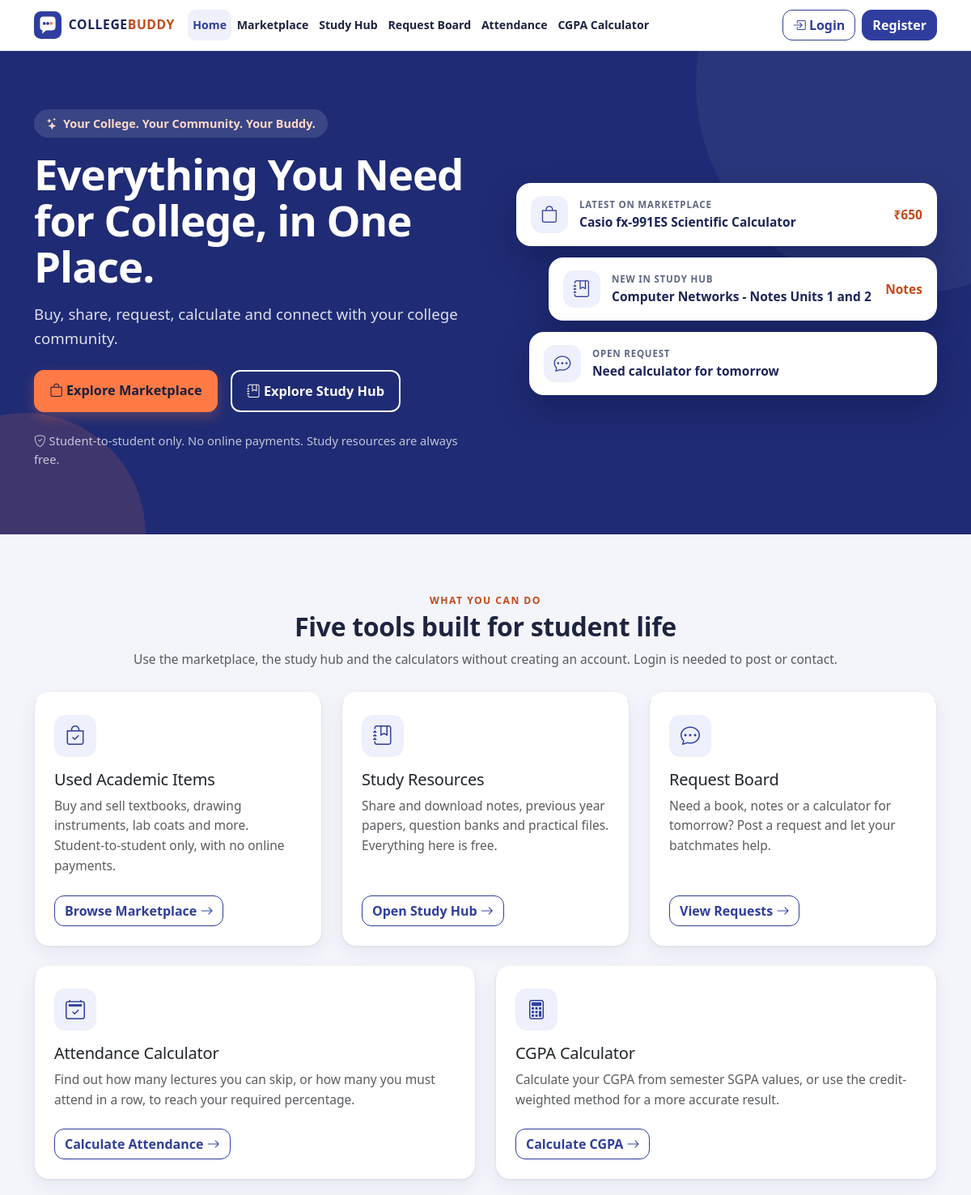
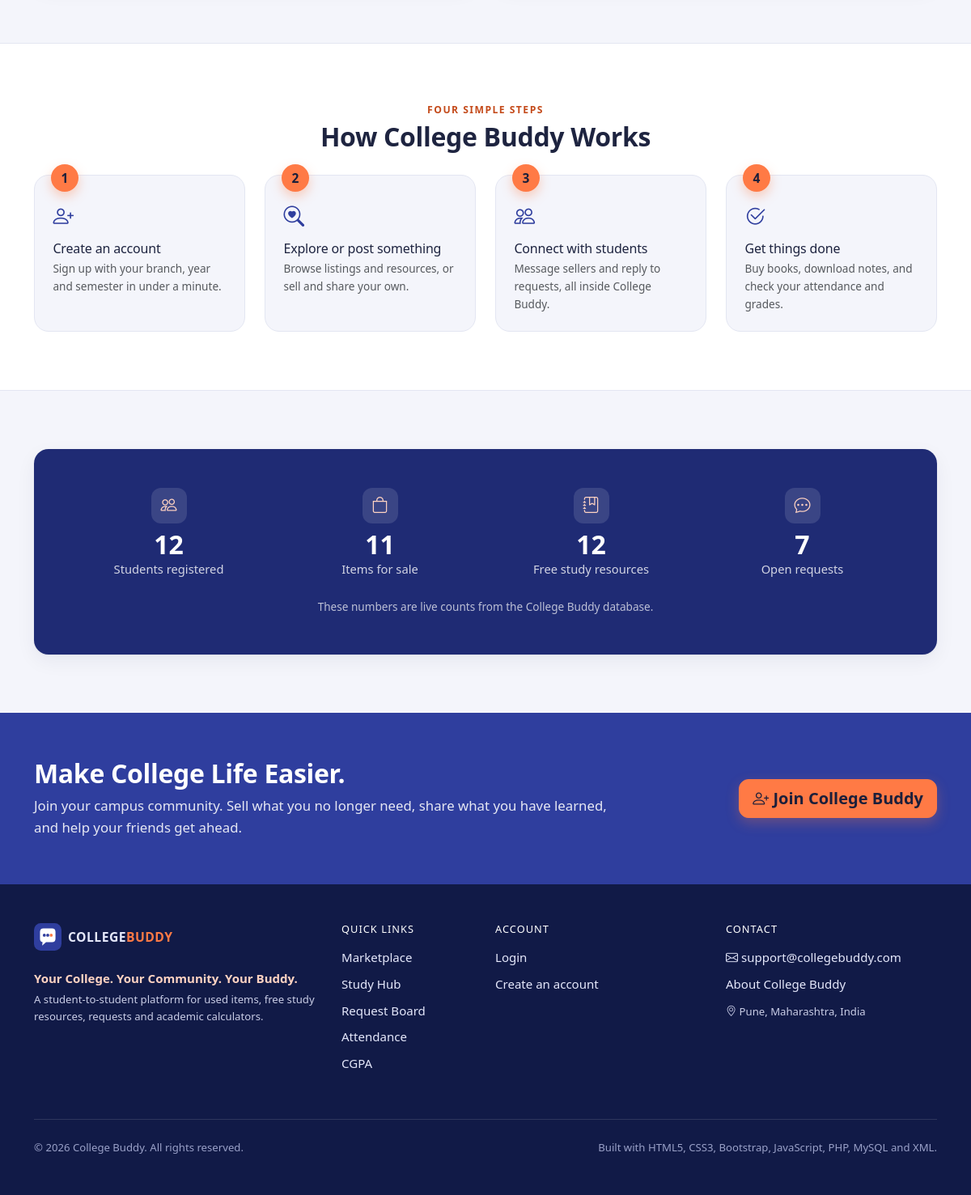
The page / on the database its author committed (2 pictures, top to bottom).
### tables this page shows
CREATE TABLE listings (
    id              INT UNSIGNED NOT NULL AUTO_INCREMENT,
    user_id         INT UNSIGNED NOT NULL,                      
    title           VARCHAR(150) NOT NULL,
    category        VARCHAR(60)  NOT NULL,
    description     TEXT NOT NULL,
    price           DECIMAL(10, 2) NOT NULL DEFAULT 0.00,
    item_condition  ENUM('New', 'Like New', 'Good', 'Used') NOT NULL DEFAULT 'Good',
    location        VARCHAR(120) NOT NULL,
    image           VARCHAR(255) NULL DEFAULT NULL,             
    status          ENUM('Available', 'Sold') NOT NULL DEFAULT 'Available',
    created_at      TIMESTAMP NOT NULL DEFAULT CURRENT_TIMESTAMP,
    PRIMARY KEY (id),
    KEY idx_listings_user (user_id),
    KEY idx_listings_category (category),
    KEY idx_listings_status_created (status, created_at),
    CONSTRAINT fk_listings_user FOREIGN KEY (user_id) REFERENCES users (id) ON DELETE CASCADE
);

CREATE TABLE resources (
    id              INT UNSIGNED NOT NULL AUTO_INCREMENT,
    user_id         INT UNSIGNED NOT NULL,                      
    title           VARCHAR(150) NOT NULL,
    description     TEXT NULL,
    subject         VARCHAR(100) NOT NULL,
    branch          VARCHAR(50)  NOT NULL,
    year            TINYINT UNSIGNED NOT NULL,
    semester        TINYINT UNSIGNED NOT NULL,
    resource_type   VARCHAR(40)  NOT NULL,
    file_name       VARCHAR(255) NOT NULL,                      
    stored_name     VARCHAR(255) NOT NULL,                      
    file_size       INT UNSIGNED NOT NULL DEFAULT 0,            
    file_ext        VARCHAR(10)  NOT NULL,
    download_count  INT UNSIGNED NOT NULL DEFAULT 0,
    created_at      TIMESTAMP NOT NULL DEFAULT CURRENT_TIMESTAMP,
    PRIMARY KEY (id),
    UNIQUE KEY uq_resources_stored (stored_name),
    KEY idx_resources_filter (branch, year, semester),
    KEY idx_resources_subject (subject),
    KEY idx_resources_type (resource_type),
    KEY idx_resources_user (user_id),
    CONSTRAINT fk_resources_user FOREIGN KEY (user_id) REFERENCES users (id) ON DELETE CASCADE
);

CREATE TABLE requests (
    id          INT UNSIGNED NOT NULL AUTO_INCREMENT,
    user_id     INT UNSIGNED NOT NULL,                          
    title       VARCHAR(150) NOT NULL,
    description TEXT NOT NULL,
    category    VARCHAR(60)  NOT NULL,
    status      ENUM('Open', 'Closed') NOT NULL DEFAULT 'Open',
    created_at  TIMESTAMP NOT NULL DEFAULT CURRENT_TIMESTAMP,
    PRIMARY KEY (id),
    KEY idx_requests_status_created (status, created_at),
    KEY idx_requests_user (user_id),
    CONSTRAINT fk_requests_user FOREIGN KEY (user_id) REFERENCES users (id) ON DELETE CASCADE
);

### includes/functions.php (called while the page is built, shortened)
<?php
function project_root(): string
{
    return dirname(__DIR__);
}
function base_url(): string
{
    static $base = null;
    if ($base !== null) {
        return $base;
    }
    $base = '';
    $docRoot = isset($_SERVER['DOCUMENT_ROOT']) ? realpath($_SERVER['DOCUMENT_ROOT']) : false;
    $project = realpath(project_root());
    if ($docRoot !== false && $project !== false) {
        $docRoot = rtrim(str_replace('\\', '/', $docRoot), '/');
        $project = str_replace('\\', '/', $project);
        if (stripos($project, $docRoot) === 0) {
            $base = rtrim(substr($project, strlen($docRoot)), '/');
        }
    }
    return $base;
}
function url(string $path = ''): string
{
    return base_url() . '/' . ltrim($path, '/');
}
function href(string $path = ''): string
{
    return e(url($path));
}
function e($value): string
{
    return htmlspecialchars((string) ($value ?? ''), ENT_QUOTES, 'UTF-8');
}
function format_price($amount): string
{
    $amount = (float) $amount;
    return '₹' . (floor($amount) == $amount ? number_format($amount, 0) : number_format($amount, 2));
}

### includes/db.php (called while the page is built, shortened)
<?php
function db(): mysqli
{
    static $conn = null;
    if ($conn === null) {
        $conn = new mysqli(DB_HOST, DB_USER, DB_PASS, DB_NAME);
        $conn->set_charset('utf8mb4');
        $conn->query("SET time_zone = '+05:30'");
    }
    return $conn;
}
function db_select(string $sql, string $types = '', array $params = []): array
{
    $stmt = db()->prepare($sql);
    $stmt->execute();
    $rows = $stmt->get_result()->fetch_all(MYSQLI_ASSOC);
    return $rows;
}
function db_select_one(string $sql, string $types = '', array $params = []): ?array
{
    $rows = db_select($sql, $types, $params);
    return $rows[0] ?? null;
}

### includes/auth.php (called while the page is built, shortened)
<?php
require_once __DIR__ . '/db.php';
require_once __DIR__ . '/functions.php';
function current_user(): ?array
{
    static $cached = false;
    if ($cached !== false) {
        return $cached;
    }
    $id = (int) ($_SESSION['user_id'] ?? 0);
    if ($id <= 0) {
        return $cached = null;
    }
    $row = db_select_one(
        'SELECT id, full_name, email, branch, year, semester, role, created_at FROM users WHERE id = ?',
        'i',
        [$id]
    );
    return $cached = $row;
}

### index.php (the view, shortened to what this page needs)
<?php
require_once __DIR__ . '/includes/auth.php';
$stats = db_select_one(
    "SELECT (SELECT COUNT(*) FROM users WHERE role = 'student') AS students,
            (SELECT COUNT(*) FROM listings WHERE status = 'Available') AS listings,
            (SELECT COUNT(*) FROM resources) AS resources,
            (SELECT COUNT(*) FROM requests WHERE status = 'Open') AS requests"
);
$latestListing = db_select_one("SELECT id, title, price, item_condition FROM listings WHERE status = 'Available' ORDER BY created_at DESC, id DESC LIMIT 1");
$latestResource = db_select_one('SELECT id, title, subject, resource_type FROM resources ORDER BY created_at DESC, id DESC LIMIT 1');
$latestRequest = db_select_one("SELECT id, title FROM requests WHERE status = 'Open' ORDER BY created_at DESC, id DESC LIMIT 1");
$features = [
    ['bi-bag-check', 'Used Academic Items', 'Buy and sell textbooks, drawing instruments, lab coats and more. Student-to-student only, with no online payments.', 'marketplace.php', 'Browse Marketplace'],
    ['bi-journal-bookmark', 'Study Resources', 'Share and download notes, previous year papers, question banks and practical files. Everything here is free.', 'study.php', 'Open Study Hub'],
    ['bi-chat-dots', 'Request Board', 'Need a book, notes or a calculator for tomorrow? Post a request and let your batchmates help.', 'requests.php', 'View Requests'],
    ['bi-calendar2-check', 'Attendance Calculator', 'Find out how many lectures you can skip, or how many you must attend in a row, to reach your required percentage.', 'attendance.php', 'Calculate Attendance'],
    ['bi-calculator', 'CGPA Calculator', 'Calculate your CGPA from semester SGPA values, or use the credit-weighted method for a more accurate result.', 'cgpa.php', 'Calculate CGPA'],
];
$steps = [
    ['bi-person-plus', 'Create an account', 'Sign up with your branch, year and semester in under a minute.'],
    ['bi-search-heart', 'Explore or post something', 'Browse listings and resources, or sell and share your own.'],
    ['bi-people', 'Connect with students', 'Message sellers and reply to requests, all inside College Buddy.'],
    ['bi-check2-circle', 'Get things done', 'Buy books, download notes, and check your attendance and grades.'],
];
require __DIR__ . '/includes/header.php';
?>
<section class="cb-hero">
    <div class="container">
        <div class="row align-items-center gy-5">
            <div class="col-lg-6">
                <span class="cb-hero-tag"><i class="bi bi-stars"></i> Your College. Your Community. Your Buddy.</span>
                <h1 class="cb-hero-title mt-3">Everything You Need for College, in One Place.</h1>
                <p class="cb-hero-sub">Buy, share, request, calculate and connect with your college community.</p>
                <div class="d-flex flex-column flex-sm-row gap-3 mt-4">
                    <a class="btn btn-cb-accent btn-lg" href="<?= href('marketplace.php') ?>"><i class="bi bi-bag"></i> Explore Marketplace</a>
                    <a class="btn btn-outline-light btn-lg" href="<?= href('study.php') ?>"><i class="bi bi-journal-bookmark"></i> Explore Study Hub</a>
                </div>
                <p class="cb-hero-note mt-4 mb-0"><i class="bi bi-shield-check"></i> Student-to-student only. No online payments. Study resources are always free.</p>
            </div>
            <div class="col-lg-6">
                <div class="cb-hero-visual">
                    <a class="cb-hero-mini" href="<?= href('marketplace.php') ?>">
                        <span class="cb-hero-mini-icon"><i class="bi bi-bag"></i></span>
                        <span class="flex-grow-1 min-w-0">
                            <span class="cb-hero-mini-label">Latest on Marketplace</span>
                            <span class="cb-hero-mini-title"><?= $latestListing ? e($latestListing['title']) : 'Be the first to list an item' ?></span>
                        </span>
                        <?php if ($latestListing): ?><span class="cb-hero-mini-price"><?= format_price($latestListing['price']) ?></span><?php endif; ?>
                    </a>
                    <a class="cb-hero-mini cb-hero-mini-2" href="<?= href('study.php') ?>">
                        <span class="cb-hero-mini-icon"><i class="bi bi-journal-bookmark"></i></span>
                        <span class="flex-grow-1 min-w-0">
                            <span class="cb-hero-mini-label">New in Study Hub</span>
                            <span class="cb-hero-mini-title"><?= $latestResource ? e($latestResource['title']) : 'Share your first notes' ?></span>
                        </span>
                        <?php if ($latestResource): ?><span class="cb-hero-mini-price"><?= e($latestResource['resource_type']) ?></span><?php endif; ?>
                    </a>
                    <a class="cb-hero-mini cb-hero-mini-3" href="<?= href('requests.php') ?>">
                        <span class="cb-hero-mini-icon"><i class="bi bi-chat-dots"></i></span>
                        <span class="flex-grow-1 min-w-0">
                            <span class="cb-hero-mini-label">Open request</span>
                            <span class="cb-hero-mini-title"><?= $latestRequest ? e($latestRequest['title']) : 'No open requests right now' ?></span>
                        </span>
                    </a>
                </div>
            </div>
        </div>
    </div>
</section>
<section class="cb-section">
    <div class="container">
        <div class="cb-section-head text-center">
            <p class="cb-eyebrow mb-1">What you can do</p>
            <h2 class="h2 mb-2">Five tools built for student life</h2>
            <p class="text-muted mb-0">Use the marketplace, the study hub and the calculators without creating an account. Login is needed to post or contact.</p>
        </div>
        <div class="row g-4 mt-1">
            <?php foreach ($features as $i => [$icon, $title, $text, $path, $button]): ?>
                <div class="<?= $i < 3 ? 'col-md-6 col-lg-4' : 'col-md-6' ?>">
                    <article class="card cb-card cb-card-hover cb-feature h-100">
                        <div class="card-body p-4 d-flex flex-column">
                            <div class="cb-feature-icon mb-3"><i class="bi <?= e($icon) ?>"></i></div>
                            <h3 class="h5 mb-2"><?= e($title) ?></h3>
                            <p class="text-muted mb-4"><?= e($text) ?></p>
                            <a class="btn btn-outline-primary mt-auto align-self-start" href="<?= href($path) ?>"><?= e($button) ?> <i class="bi bi-arrow-right"></i></a>
                        </div>
                    </article>
                </div>
            <?php endforeach; ?>
        </div>
    </div>
</section>
<section class="cb-section cb-section-alt">
    <div class="container">
        <div class="cb-section-head text-center">
            <p class="cb-eyebrow mb-1">Four simple steps</p>
            <h2 class="h2 mb-0">How College Buddy Works</h2>
        </div>
        <div class="row g-4 mt-1 cb-steps">
            <?php foreach ($steps as $i => [$icon, $title, $text]): ?>
                <div class="col-sm-6 col-lg-3">
                    <div class="cb-step h-100">
                        <div class="cb-step-num"><?= $i + 1 ?></div>
                        <div class="cb-step-icon"><i class="bi <?= e($icon) ?>"></i></div>
                        <h3 class="h6 mb-1"><?= e($title) ?></h3>
                        <p class="small text-muted mb-0"><?= e($text) ?></p>
                    </div>
                </div>
            <?php endforeach; ?>
        </div>
    </div>
</section>
<section class="cb-section">
    <div class="container">
        <div class="cb-stats card cb-card">
            <div class="card-body p-4 p-md-5">
                <div class="row text-center g-4">
                    <?php
                    $statItems = [
                        ['bi-people', (int) $stats['students'], 'Students registered'],
                        ['bi-bag', (int) $stats['listings'], 'Items for sale'],
                        ['bi-journal-bookmark', (int) $stats['resources'], 'Free study resources'],
                        ['bi-chat-dots', (int) $stats['requests'], 'Open requests'],
                    ];
                    foreach ($statItems as [$icon, $value, $label]):
                    ?>
                        <div class="col-6 col-lg-3">
                            <div class="cb-stat-icon mx-auto mb-2"><i class="bi <?= e($icon) ?>"></i></div>
                            <div class="cb-stat-value"><?= number_format($value) ?></div>
                            <div class="cb-stat-label"><?= e($label) ?></div>
                        </div>
                    <?php endforeach; ?>
                </div>
                <p class="small text-muted text-center mt-4 mb-0">These numbers are live counts from the College Buddy database.</p>
            </div>
        </div>
    </div>
</section>
<section class="cb-cta">
    <div class="container">
        <div class="row align-items-center gy-4">
            <div class="col-lg-8">
                <h2 class="h2 mb-2">Make College Life Easier.</h2>
                <p class="mb-0">Join your campus community. Sell what you no longer need, share what you have learned, and help your friends get ahead.</p>
            </div>
            <div class="col-lg-4 text-lg-end">
                <?php if ($me): ?>
                    <a class="btn btn-cb-accent btn-lg" href="<?= href('dashboard.php') ?>"><i class="bi bi-speedometer2"></i> Go to my Dashboard</a>
                <?php else: ?>
                    <a class="btn btn-cb-accent btn-lg" href="<?= href('register.php') ?>"><i class="bi bi-person-plus"></i> Join College Buddy</a>
                <?php endif; ?>
            </div>
        </div>
    </div>
</section>
<?php require __DIR__ . '/includes/footer.php'; ?>

### rows shown on the page
listings: title "Casio fx-991ES Scientific Calculator", price "₹650"
resources: title "Computer Networks - Notes Units 1 and 2", resource_type "Notes"
requests: title "Need calculator for tomorrow"

### other values the page prints
$label "Home"
$label "Marketplace"
$label "Study Hub"
$label "Request Board"
$label "Attendance"
$label "CGPA Calculator"
$title "Used Academic Items"
$text "Buy and sell textbooks, drawing instruments, lab coats and more. Student-to-student only, with no online payments."
$button "Browse Marketplace"
$title "Study Resources"
$text "Share and download notes, previous year papers, question banks and practical files. Everything here is free."
$button "Open Study Hub"
$title "Request Board"
$text "Need a book, notes or a calculator for tomorrow? Post a request and let your batchmates help."
$button "View Requests"
